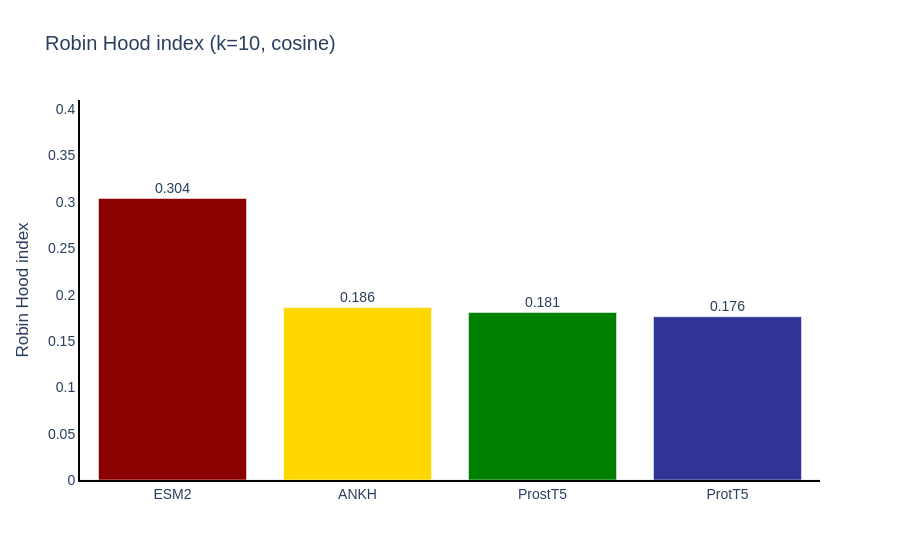

The notebook cell saved with this chart:
### Code cell
rhi_df = hub.data["rhi"]

fig = px.bar(
    rhi_df, x="Embedding", y="RobinHoodIndex",
    color="Embedding",
    text=rhi_df["RobinHoodIndex"].map("{:.3f}".format),
    title=f"Robin Hood index (k={k_hub}, cosine)",
    labels={"RobinHoodIndex": "Robin Hood index", "Embedding": ""},
    template="plotly_white",
    color_discrete_map=colors,
)
fig.update_traces(textposition="outside")
fig.update_layout(
    yaxis=dict(range=[0, rhi_df["RobinHoodIndex"].max() * 1.35]),
    showlegend=False, font=dict(family="Arial", size=14),
)
fig.update_xaxes(showline=True, linecolor="black", linewidth=2, showgrid=False)
fig.update_yaxes(showline=True, linecolor="black", linewidth=2, showgrid=False)
fig.show()

### Figure 1 — Plotly figure (JSON) as saved in the notebook; plotly's stock layout.template omitted (floating-point values rounded to 4 significant figures)
{"data": [{"hovertemplate": "=%{x}<br>Robin Hood index=%{y}<br>text=%{text}<extra></extra>", "legendgroup": "ESM2", "marker": {"color": "#8B0000", "pattern": {"shape": ""}}, "name": "ESM2", "orientation": "v", "showlegend": true, "text": ["0.304"], "textposition": "outside", "type": "bar", "x": ["ESM2"], "xaxis": "x", "y": [0.3037], "yaxis": "y"}, {"hovertemplate": "=%{x}<br>Robin Hood index=%{y}<br>text=%{text}<extra></extra>", "legendgroup": "ANKH", "marker": {"color": "#FFD700", "pattern": {"shape": ""}}, "name": "ANKH", "orientation": "v", "showlegend": true, "text": ["0.186"], "textposition": "outside", "type": "bar", "x": ["ANKH"], "xaxis": "x", "y": [0.186], "yaxis": "y"}, {"hovertemplate": "=%{x}<br>Robin Hood index=%{y}<br>text=%{text}<extra></extra>", "legendgroup": "ProstT5", "marker": {"color": "#008000", "pattern": {"shape": ""}}, "name": "ProstT5", "orientation": "v", "showlegend": true, "text": ["0.181"], "textposition": "outside", "type": "bar", "x": ["ProstT5"], "xaxis": "x", "y": [0.1807], "yaxis": "y"}, {"hovertemplate": "=%{x}<br>Robin Hood index=%{y}<br>text=%{text}<extra></extra>", "legendgroup": "ProtT5", "marker": {"color": "#303496", "pattern": {"shape": ""}}, "name": "ProtT5", "orientation": "v", "showlegend": true, "text": ["0.176"], "textposition": "outside", "type": "bar", "x": ["ProtT5"], "xaxis": "x", "y": [0.1761], "yaxis": "y"}], "layout": {"barmode": "relative", "font": {"family": "Arial", "size": 14}, "legend": {"title": {"text": ""}, "tracegroupgap": 0}, "showlegend": false, "title": {"text": "Robin Hood index (k=10, cosine)"}, "xaxis": {"anchor": "y", "categoryarray": ["ESM2", "ANKH", "ProstT5", "ProtT5"], "categoryorder": "array", "domain": [0, 1], "linecolor": "black", "linewidth": 2, "showgrid": false, "showline": true, "title": {"text": ""}}, "yaxis": {"anchor": "x", "domain": [0, 1], "linecolor": "black", "linewidth": 2, "range": [0, 0.4099], "showgrid": false, "showline": true, "title": {"text": "Robin Hood index"}}}}
